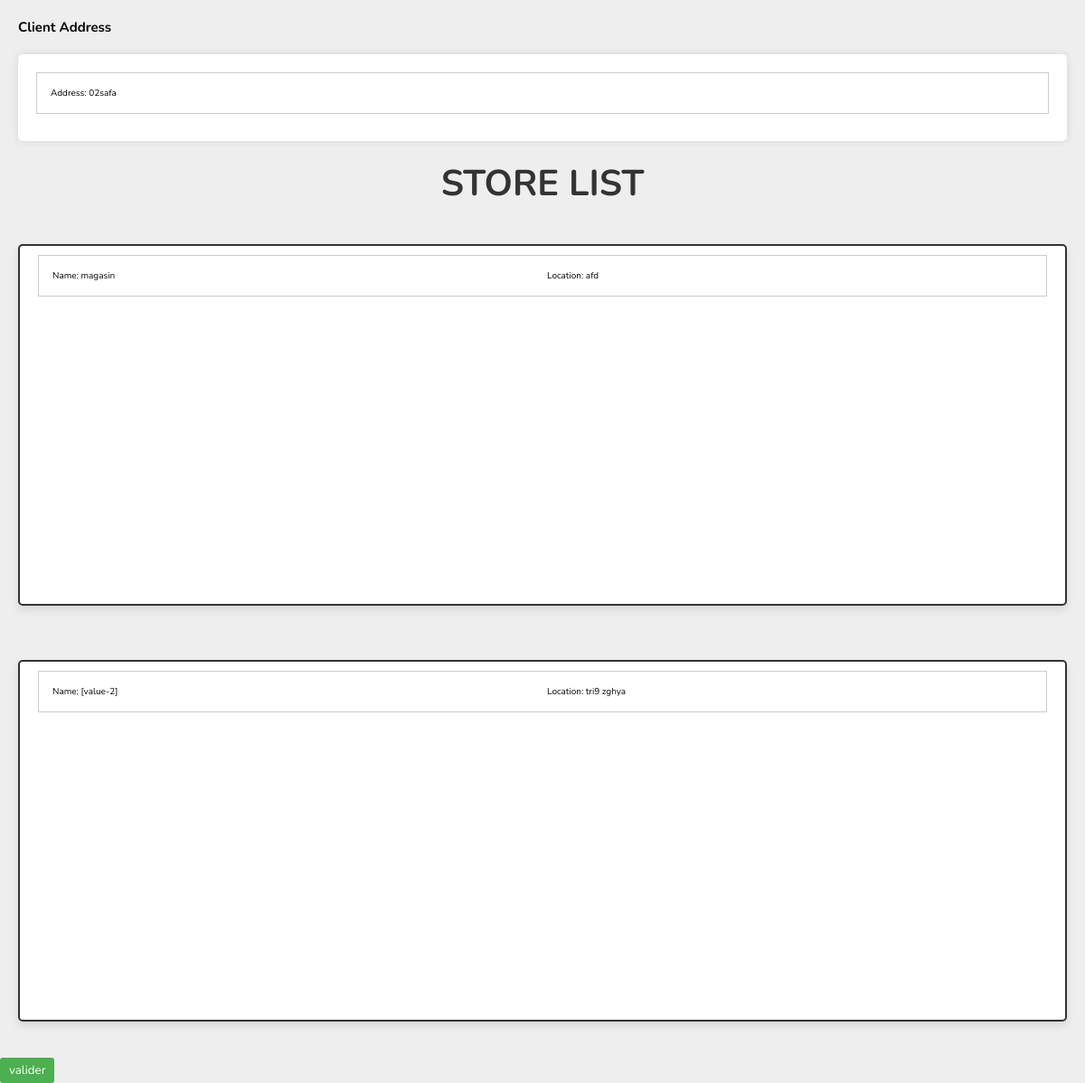
The app's page /livreur/mescommandeDe.php?id=97 (signed in) with its own data.
### tables this page shows
CREATE TABLE `client` (
  `ID_client` int(100) NOT NULL,
  `nom` varchar(20) NOT NULL,
  `prenom` varchar(20) NOT NULL,
  `adresse` varchar(30) NOT NULL,
  `num_tel` int(10) NOT NULL,
  `date_naiss` varchar(20) NOT NULL,
  `sexe` varchar(20) NOT NULL,
  `Id_compte` int(20) NOT NULL
);

CREATE TABLE `magcom` (
  `num_command` int(11) NOT NULL,
  `id_magasin` int(11) NOT NULL
);

CREATE TABLE `magasin` (
  `Id_mag` int(11) NOT NULL,
  `nom` varchar(255) DEFAULT NULL,
  `adresse` varchar(255) DEFAULT NULL,
  `nom_R_mag` varchar(255) DEFAULT NULL,
  `type_mag` varchar(255) DEFAULT NULL,
  `num_tel` varchar(20) DEFAULT NULL,
  `num_Reg_mag` varchar(255) DEFAULT NULL,
  `num_comptB` varchar(255) DEFAULT NULL,
  `localisation` varchar(255) DEFAULT NULL,
  `image_01` varchar(255) NOT NULL,
  `Id_compte` int(11) DEFAULT NULL,
  `Id_demande_mag` int(11) DEFAULT NULL
);

### livreur/mescommandeDe.php (the view, shortened to what this page needs)
<?php
include '../components/connect.php';
$order_id = $_GET['id'];
?>
<!DOCTYPE html>
<html lang="en">
<head>
   <link rel="stylesheet" href="https://cdnjs.cloudflare.com/ajax/libs/font-awesome/6.1.1/css/all.min.css">
   <link rel="stylesheet" href="css/style.css">
</head>
<body>
<section class="orders">
<h1>Client Address</h1>
<?php
 $sql = "SELECT * FROM `commande_client` WHERE id_commande = ?";
 $stmt = $conn->prepare($sql);
 $stmt->execute([$order_id]);
 $order = $stmt->fetch(PDO::FETCH_ASSOC);
$client = $conn->prepare("SELECT * FROM `client` WHERE ID_client= ?");
$client->execute([$order['id_client']]);
$fetch_client = $client->fetch(PDO::FETCH_ASSOC);
echo '<div class="box">';
echo '<div class="order-row">';
echo '<div><span>Address:</span> ' . htmlspecialchars($fetch_client['adresse']) . '</div>';
echo '</div>';
echo '</div>';
?>
<h1 class="heading">Store List</h1>
<div class="box-container">
   <?php
   $magasin = $conn->prepare("SELECT * FROM `magcom` WHERE num_command = ?");
   $magasin->execute([$order_id]);
   if ($magasin->rowCount() > 0) {
      while ($fetch_magasin = $magasin->fetch(PDO::FETCH_ASSOC)) {
         $magasin_inf = $conn->prepare("SELECT * FROM `magasin` WHERE id_mag = ?");
         $magasin_inf->execute([$fetch_magasin['id_magasin']]);
         $fetch_magasin_inf = $magasin_inf->fetch(PDO::FETCH_ASSOC);
         echo '<div class="box">';
         echo '<div class="order-row">';
         echo '<div><span>Name:</span> ' . htmlspecialchars($fetch_magasin_inf['nom']) . '</div>';
         echo '<div><span>Location:</span> ' . htmlspecialchars($fetch_magasin_inf['localisation']) . '</div>';
         echo '</div>';
         echo '</div>';
      }
   } else {
      echo '<p>No orders placed yet.</p>';
   }
   ?>
</div>
</section>
<form method="post" action="">
   <button class="accept" type="submit" name="valider" onclick="return confirm('valider this order?');">valider</button>
</form>
</body>
</html>

### css/style.css (style rules this page uses)
:root { --main-color:#2980b9; --orange:#f39c12; --red:#e74c3c; --black:#333; --white:#fff; --light-color:#666; --light-bg:#eee; --border:.2rem solid var(--black); --box-shadow:0 .5rem 1rem rgba(0,0,0,.1); }
* { font-family: 'Nunito', sans-serif; margin:0; padding:0; box-sizing: border-box; outline: none; border:none; text-decoration: none; }
html { font-size: 62.5%; overflow-x: hidden; }
body { background-color: var(--light-bg); }
section { padding:2rem; max-width: 1200px; margin:0 auto; }
.heading { font-size: 4rem; color:var(--black); margin-bottom: 2rem; text-align: center; text-transform: uppercase; }
.orders .box-container { display: flex; flex-wrap: wrap; gap:1.5rem; align-items: flex-start; }
.orders .box-container .box { padding:1rem 2rem; flex:1 1 40rem; border:var(--border); background-color: var(--white); box-shadow: var(--box-shadow); border-radius: .5rem; }

### livreur/mescommandeDe.php (style rules this page uses)
.orders .box-container { display: flex; flex-direction: column; gap: 20px; }
.orders .box { background: #fff; border-radius: 5px; box-shadow: 0 0 10px rgba(0,0,0,0.1); padding: 20px; width: 100%; margin: 20px 0; }
.orders .order-row { display: flex; flex-direction: row; justify-content: space-between; align-items: center; padding: 10px; border: 1px solid #ccc; margin-bottom: 10px; cursor: pointer; }
.orders .order-row div { flex: 1; text-align: left; padding: 5px; }
.accept, .reject, .option-btn, .delete-btn { padding: 5px 10px; border: none; border-radius: 3px; cursor: pointer; }
.accept { background: #4CAF50; color: white; }

### records on screen
client: adresse "02safa"
magcom: id_magasin.nom "magasin", id_magasin.localisation "afd"
magcom: id_magasin.nom "[value-2]", id_magasin.localisation "tri9 zghya"
